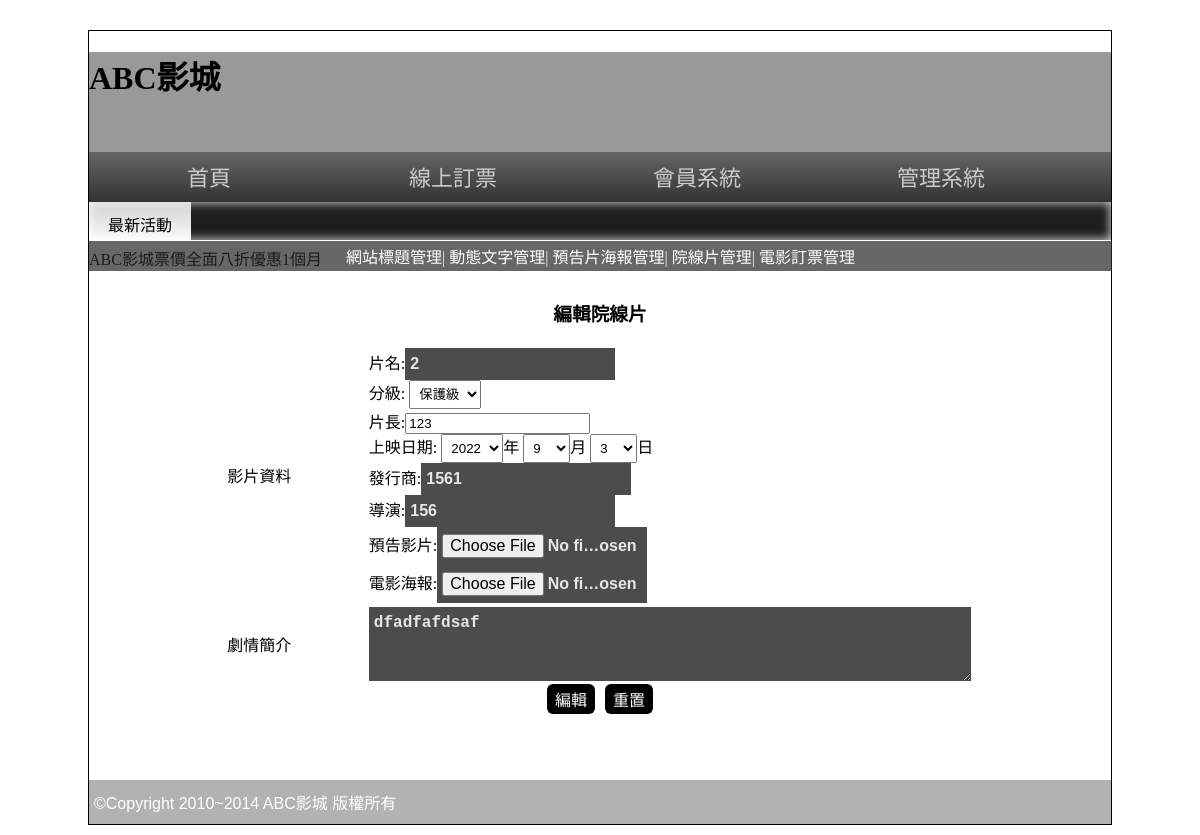
Page /back.php?do=edit_movie&id=2 (signed in) on the earlier database version.
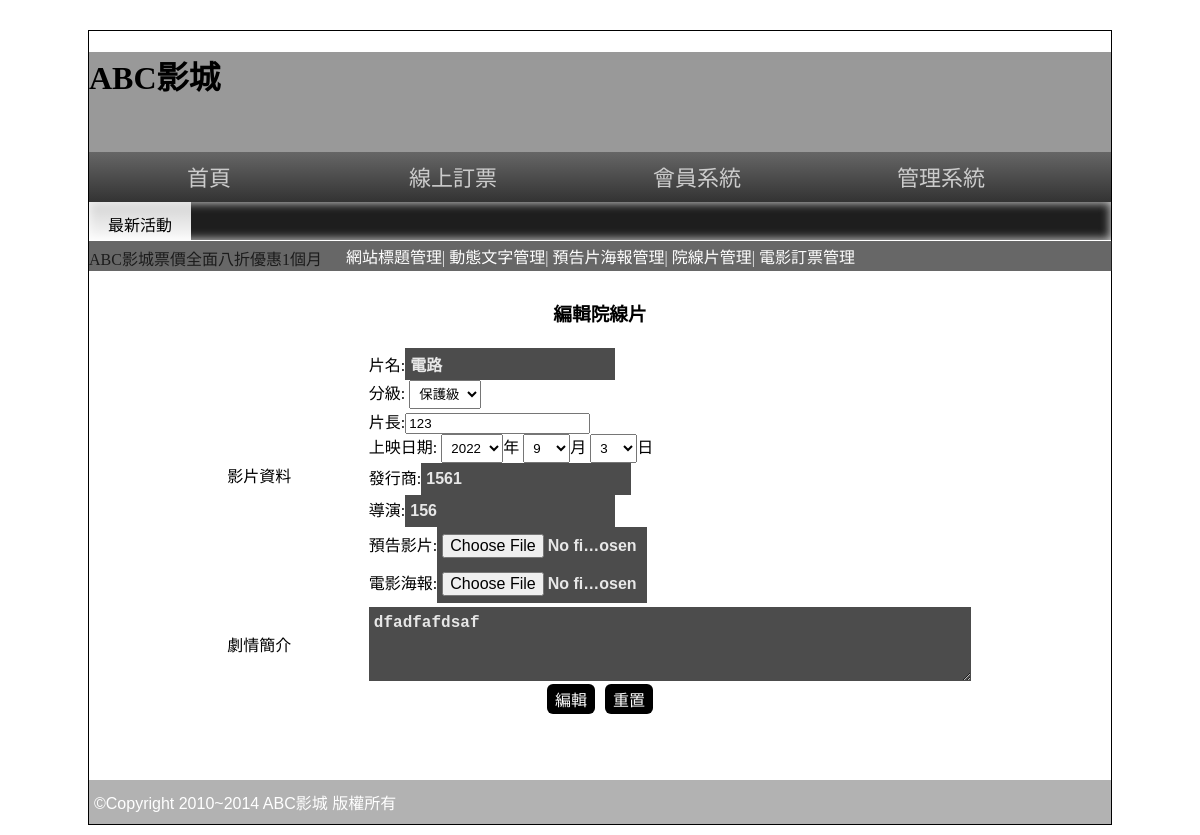
Same page on the later database version.
### tables this page shows
CREATE TABLE `movie` (
  `id` int(11) UNSIGNED NOT NULL,
  `name` varchar(64) NOT NULL,
  `level` varchar(10) NOT NULL,
  `length` int(10) UNSIGNED NOT NULL,
  `ondate` date NOT NULL,
  `publish` text NOT NULL,
  `director` text NOT NULL,
  `trailer` text NOT NULL,
  `poster` text NOT NULL,
  `intro` text NOT NULL,
  `sh` int(10) UNSIGNED NOT NULL,
  `rank` int(10) UNSIGNED NOT NULL
);

### base.php (called while the page is built, shortened)
<?php
class DB{
    protected $dsn='mysql:host=localhost;charset=utf8;dbname=db03';
    protected $table;
    protected $pdo;
    function __construct($table)
    {
        $this->table=$table;
        $this->pdo=new PDO($this->dsn,'root','');
    }
   function find($arg){
    $sql="select * from $this->table where";
        if(is_array($arg)){
            foreach($arg as $key => $val){
                $tmp[]="`$key`='$val'";
            }
            $sql .=  join(" && ",$tmp);
        }else{
            $sql .= " `id`='$arg'";
        }
    return $this->pdo->query($sql)->fetch(PDO::FETCH_ASSOC);
   }
}
$Movie=new DB('movie');
?>

### back/edit_movie.php (the view, shortened to what this page needs)
<?php
$row=$Movie->find($_GET['id']);
$year=(int)explode('-',$row['ondate'])[0];
$month=(int)explode('-',$row['ondate'])[1];
$day=(int)explode('-',$row['ondate'])[2];
?>
<h3 class="ct">編輯院線片</h3>
<form action="./api/edit_movie.php" method="post" enctype="multipart/form-data">
<table style="width:75%;margin:auto">
    <tr>
        <td>影片資料</td>
        <td>
            <div><label>片名:</label><input type="text" name="name" value="<?=$row['name'];?>"></div>
            <div><label>分級:</label>
                <select name="level">
                    <option value="保護級" <?=($row['level']=='保護級')?'selected':'';?>>保護級</option>
                </select>
            </div>
            <div><label>片長:</label><input type="number" name="length" value="<?=$row['length'];?>"></div>
            <div><label>上映日期:</label>
            <select name="year" >
                <option value="2022" <?=($year==2022)?'selected':'';?>>2022</option>
            </select>年
            <select name="month">
                <option value="9"  <?=($month==9)?'selected':'';?>>9</option>
            </select>月
            <select name="day">
                <?="<option value='{$day}'>{$day}</option>";?>
            </select>日
            </div>
            <div><label>發行商:</label><input type="text" name="publish" value="<?=$row['publish'];?>"></div>
            <div><label>導演:</label><input type="text" name="director" value="<?=$row['director'];?>"></div>
            <div><label>預告影片:</label><input type="file" name="trailer"></div>
            <div><label>電影海報:</label><input type="file" name="poster"></div>
        </td>
    </tr>
    <tr>
        <td>劇情簡介</td>
        <td><textarea name="intro" style="width:98%;height:60px"><?=$row['intro'];?></textarea></td>
    </tr>
</table>
<div class="ct">
    <input type="submit" value="編輯">
    <input type="reset" value="重置">
</div>
</form>

Differences in the rows shown:
changed movie "保護級": name "2" → "電路"
